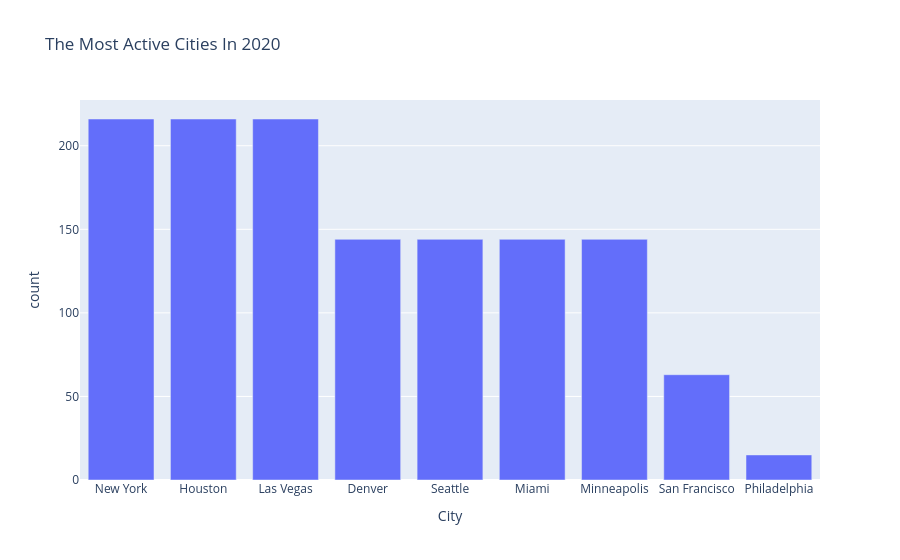

The notebook cell this image was saved under:
### Code cell
city2020_fig = px.bar(city_2020 , x = 'City' , y = 'count',title = 'The Most Active Cities In 2020')
city2020_fig.show()

### Figure 1 — Plotly figure (JSON) as saved in the notebook; plotly's stock layout.template omitted (floating-point values rounded to 4 significant figures)
{"data": [{"alignmentgroup": "True", "hovertemplate": "City=%{x}<br>count=%{y}<extra></extra>", "legendgroup": "", "marker": {"color": "#636efa", "pattern": {"shape": ""}}, "name": "", "offsetgroup": "", "orientation": "v", "showlegend": false, "textposition": "auto", "type": "bar", "x": ["New York", "Houston", "Las Vegas", "Denver", "Seattle", "Miami", "Minneapolis", "San Francisco", "Philadelphia"], "xaxis": "x", "y": [216, 216, 216, 144, 144, 144, 144, 63, 15], "yaxis": "y"}], "layout": {"barmode": "relative", "legend": {"tracegroupgap": 0}, "title": {"text": "The Most Active Cities In 2020"}, "xaxis": {"anchor": "y", "domain": [0, 1], "title": {"text": "City"}}, "yaxis": {"anchor": "x", "domain": [0, 1], "title": {"text": "count"}}}}
